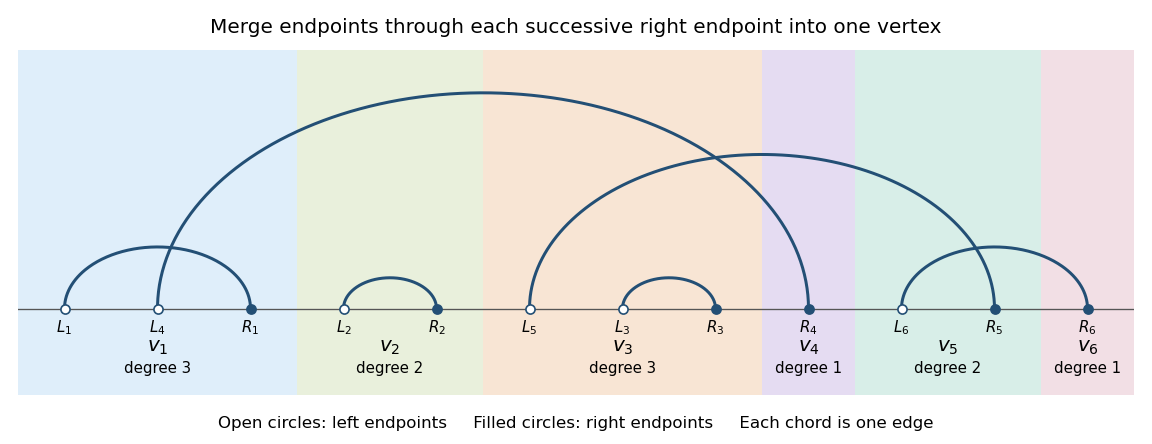

Here is the Python script that generated this plot:
"""Original LCD pairing illustration. Tested Python 3.14 / NumPy 2.3.5 / Matplotlib 3.10.7.
Emit opaque paper-12-lcd.png in the caller's CWD; preserve supplied MPLCONFIGDIR.
"""
import os
os.environ.setdefault('MPLCONFIGDIR','/tmp/codex-wiki-matplotlib')
import numpy as np
import matplotlib
matplotlib.use('Agg')
import matplotlib.pyplot as plt
pairs=[(1,3),(4,5),(7,8),(2,9),(6,11),(10,12)]
rights=[b for a,b in pairs]
colors=['#dfeefa','#e9f0dc','#f8e5d4','#e5dcf2','#d8eee8','#f2dfe5']
fig,ax=plt.subplots(figsize=(9.6,3.7),dpi=120,facecolor='white')
last=0
for i,(right,col) in enumerate(zip(rights,colors),1):
 ax.axvspan(last+.5,right+.5,facecolor=col,alpha=1,zorder=0)
 ax.text((last+right+1)/2,-.7,f'$v_{i}$',ha='center',fontsize=12)
 ax.text((last+right+1)/2,-1.05,f'degree {right-last}',ha='center',fontsize=9)
 last=right
for j,(left,right) in enumerate(pairs,1):
 t=np.linspace(0,np.pi,200);mid=(left+right)/2;radius=(right-left)/2
 ax.plot(mid+radius*np.cos(t),radius*np.sin(t),color='#234f75',lw=1.8)
 ax.scatter([left],[0],s=30,facecolor='white',edgecolor='#234f75',zorder=4)
 ax.scatter([right],[0],s=30,color='#234f75',zorder=4)
 ax.text(left,-.15,f'$L_{j}$',ha='center',va='top',fontsize=9)
 ax.text(right,-.15,f'$R_{j}$',ha='center',va='top',fontsize=9)
ax.axhline(0,color='#555',lw=.8);ax.set(xlim=(.5,12.5),ylim=(-1.4,4.2))
ax.axis('off');ax.set_title('Merge endpoints through each successive right endpoint into one vertex',fontsize=12,pad=10)
fig.text(.5,.035,'Open circles: left endpoints     Filled circles: right endpoints     Each chord is one edge',ha='center',fontsize=10)
fig.tight_layout(rect=(0,.07,1,1));fig.savefig('paper-12-lcd.png',facecolor='white',transparent=False);plt.close(fig)
